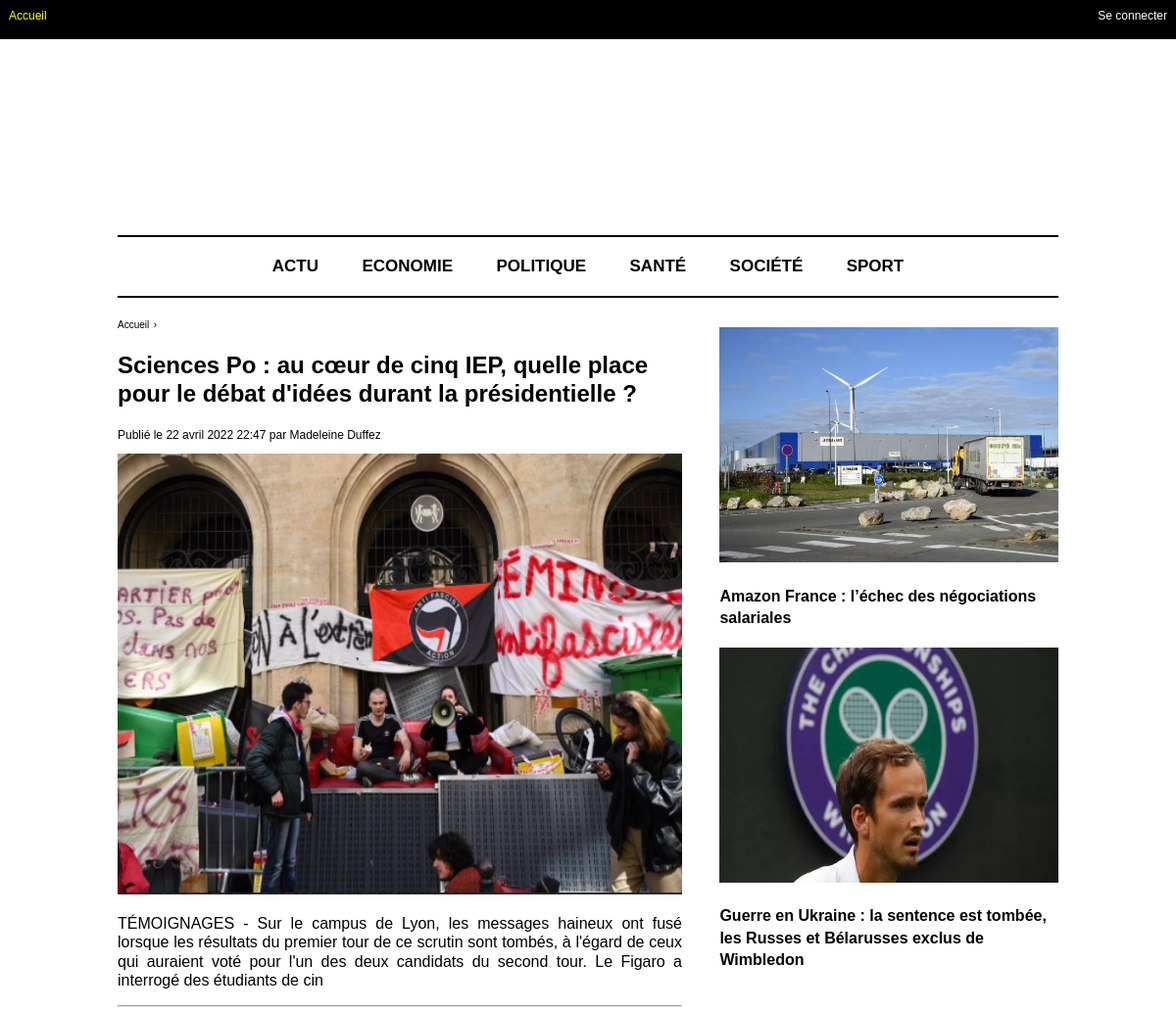
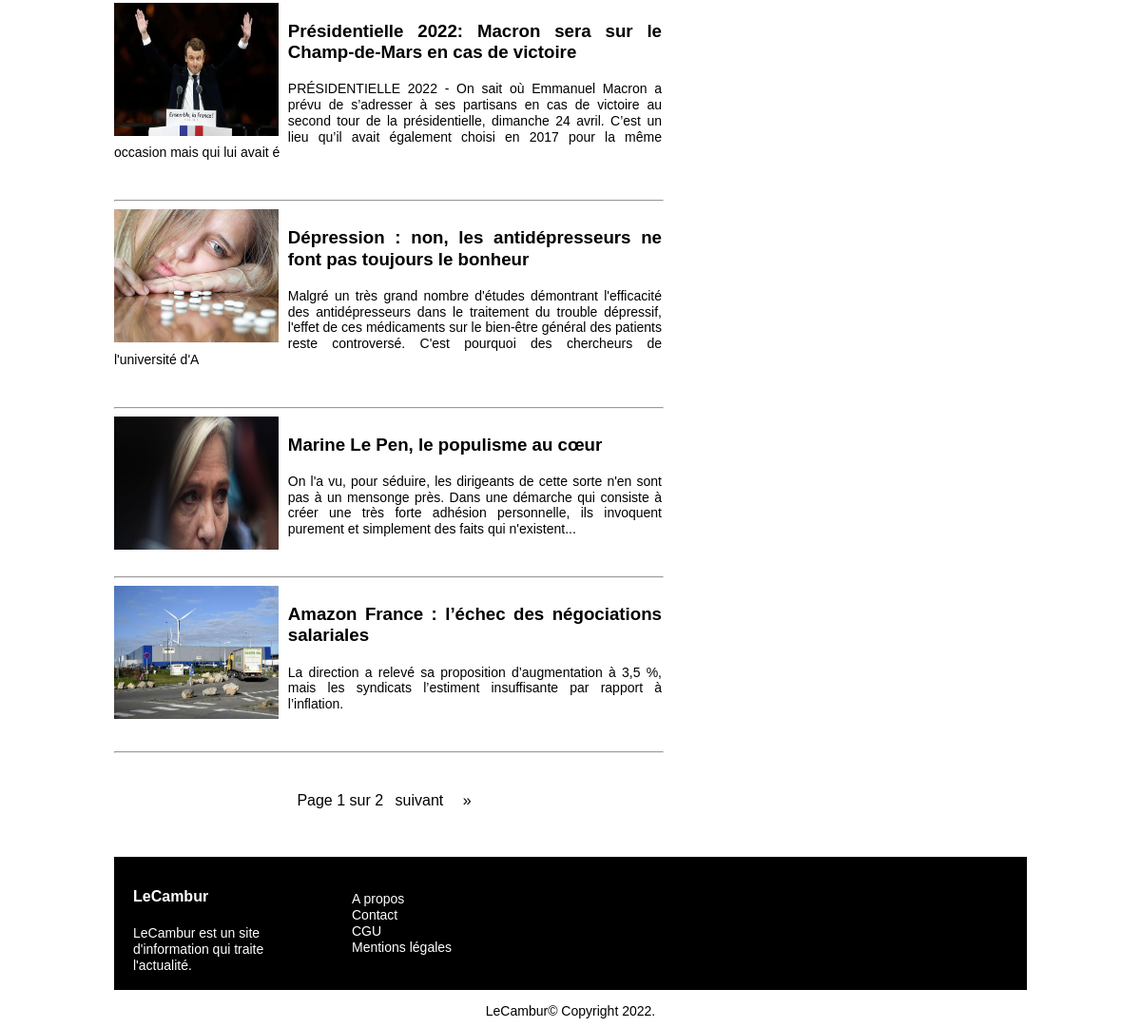
Screenshot of /category/actu/ with the database file from the repository (2 pictures, top to bottom).
### blog/models.py (models this page shows, shortened)
class Category(models.Model):
    name         = models.CharField(max_length=20, null=False)
    slug         = models.SlugField(max_length=20, unique=True)
    createdDate  = models.DateTimeField(auto_now_add=True)
    def get_absolute_url(self):
        return reverse('post_category', kwargs={'slug':self.slug})

class Post(models.Model):
    title           = models.CharField(max_length=160, null=False)
    summary         = models.CharField(max_length=255, null=True, blank=True)
    content         = models.TextField(null=False)
    slug            = models.SlugField(unique = True)
    image           = models.ImageField(upload_to='', blank=True)
    publishedDate   = models.DateTimeField(default=timezone.now)
    createdDate     = models.DateTimeField(auto_now_add=True)
    updatedDate     = models.DateTimeField(default=timezone.now)
    isPublished     = models.BooleanField(default=False)
    author          = models.ForeignKey(Author, on_delete=models.CASCADE)
    category        = models.ForeignKey(Category, on_delete=models.CASCADE)
    like            = models.ManyToManyField(Like, related_name='likes', blank=True)
    class Meta:
        ordering = ['-publishedDate']
    def get_absolute_url(self):
        return reverse('post_detail', kwargs={'slug':self.slug})

class Author(models.Model):
    firstName       = models.CharField(max_length=20, null=False)
    lastName        = models.CharField(max_length=20, null=True, blank=True)
    createdDate     = models.DateTimeField(auto_now_add=True)

### blog/views.py (the view, shortened to what this page needs)
# urls.py: path('category/<slug:slug>/', views.view_category, name='post_category'),
def view_category(request, slug):
       category = get_object_or_404(Category, slug=slug)
       if slug == 'actu':
           posts = Post.objects.all()
           paginator = Paginator(posts, 5)
           page_number = request.GET.get('page')
           page_obj = paginator.get_page(page_number)
           return render(request,'category.html',
            {'category': category,
             'posts': posts,
             'page_obj': page_obj
            })

### blog/context_processors.py (called while the page is built)
def categories(request):
    objects = Category.objects.order_by('name')
    return {'categories': objects}

### templates/category.html (shortened to what this page needs)
<!DOCTYPE html>
{% extends 'base.html' %}
{% load static %}
  <body> {% block content %}
    <div class="cat-main-left">
      <ul class="breadcrumb">
        <li><a href="{% url 'index' %}">Accueil</a></li>
        <li>&rsaquo;</li>
      </ul>
      <div class="cat-main-post"> {% for Post in posts|slice:":1" %}
        <h2 class="cat-main-title"><a href="{{ Post.get_absolute_url }}">{{ Post.title }}</a></h2>
        <p class="cat-main-date"> Publié le {{ Post.publishedDate }} par {{ Post.author.firstName }}
		{% if author.lastName %}
		  {{ Post.author.lastName }}
		{% else %}
          {{ Post.author.lastName|default:"" }}</p>
        {% endif %}
        <a href="{{ Post.get_absolute_url }}"><img src="{{ Post.image.url }}" alt="" style="height:450px;width:100%;"></a>
        <p class="cat-main-post-description">{{ Post.summary }}</p>{% endfor %}
      </div>
      <hr class="content-separator"></hr>
      <div class="list-category"> {% for Post in page_obj|slice:"1:" %}
        <div class="list-column">
          <a href="{{ Post.get_absolute_url }}"><img src="{{ Post.image.url }}" alt="" style="width:30%;height:140px;"></a>
          <h3 class="list-column-title"><a href="{{ Post.get_absolute_url }}">{{ Post.title }}</a></h3>
          <p class="list-column-description">{{ Post.summary }}</p>
        </div><br> <hr style="width:100%;text-align:left;margin-left:0">{% endfor %}
      </div>
      <div class="center-pagination">
        <div class="pagination">
             Page {{ page_obj.number }} sur {{ page_obj.paginator.num_pages }}
         {% if page_obj.has_next %}
             <a href="?page={{ page_obj.next_page_number }}">suivant</a>
             <a href="?page={{ page_obj.paginator.num_pages }}">&raquo;</a>
         {% endif %}
        </div>
      </div>
    </div>
    <div class="cat-right-sidebar"> {% for Post in posts|slice:"4:6" %}
      <div class="cat-right-post">
        <a href="{{ Post.get_absolute_url }}"><img src="{{ Post.image.url }}" alt="" style="width:100%;height:240px;"></a>
        <h3><a href="{{ Post.get_absolute_url }}">{{ Post.title }}</a></h3>
      </div> {% endfor %}
    </div>
  </body> {% endblock %}

### templates/base.html (shortened to what this page needs)
<!DOCTYPE html>
{% load static %}
<html lang="fr">
  <head>
    <link rel="stylesheet" href="{% static '/css/styles.css' %}">
  </head>
  <body>
     <div class="topnav">
           <a class="welcome" href="{% url 'index' %}">Accueil</a>
		       {% if user.is_authenticated %}
                   <a class="connect">Bonjour {{ user.username }} !</a>
                   <a class="connect" href="{% url 'logout' %}">Deconnexion</a>
               {% else %}
                   <a class="connect" href="{% url 'login' %}">Se connecter</a>
               {% endif %}
      </div>
      <div class="main">
          <div class="main-banner">
		  </div>
		  <nav class="sticky-nav">
              <ul>
                   {% if categories %}
                      {% for Category in categories %}
                          <li><a href="{{ Category.get_absolute_url }}">{{ Category.name|upper }}</a></li>
                      {% endfor %}
                  {% else %}
                      <p>No categories.</p>
                  {% endif %}
              </ul>
		  </nav>
          {% block content %}
          {% endblock %}
	      <div id="dashboard">
               <div class="dashboard-left">
                    <h4>LeCambur</h4>
                    <p>LeCambur est un site d'information qui traite l'actualité.</p>
               </div>
               <div class="dashboard-middle">
                   <ul class="legal">
                       <li><a href="{% url 'aboutus' %}">A propos</a></li>
                       <li><a href="{% url 'contact' %}">Contact</a></li>
                       <li><a href="#">CGU</a></li>
                       <li><a href="#">Mentions légales</a></li>
                   </ul>
              </div>
          </div>
          <div id="footer">
                <div class="footer-title">
                    <p>LeCambur© Copyright 2022.</p>
                </div>
          </div>
  </body>
</html>

### static/css/styles.css (style rules this page uses)
body { margin: 0; padding: 0; height: 100%; font-family: Tahoma, Geneva, sans-serif; line-height: 1.2; }
.topnav { background-color: #000000; height: 40px; }
.main { max-width: 80%; margin: auto; }
.main-banner { background-color: #ffffff; height: 200px; width: 100%; }
.sticky-nav { height: 60px; background-color: white; border-bottom: 2px solid black; border-top: 2px solid black }
.sticky-nav ul { text-align: center; list-style-type: none; margin: 0; padding: 0; }
.sticky-nav li { display: inline-block; padding:20px; }
.sticky-nav a { color: black; font-weight: bold; font-size: 17px; text-decoration: none; }
.welcome { float: left; }
a.welcome { color: white; padding: 9px; font-size: 12px; text-decoration: none; }
.connect { float: right; }
a.connect { color: white; padding:9px; font-size: 12px; text-decoration: none; }
.main::after { content: ""; clear: both; display: table; }
.cat-main-left { width: 60%; float: left; }
.cat-main-left { clear: left; }
.cat-main-title a { text-decoration: none; color: black; }
.cat-main-date { color: black; font-size: 12px; }
.cat-main-post-description { text-align: justify; }
.list-column { overflow: hidden; }
.list-column img { float: left; margin-right: 10px; }
.list-column-title a { color: black; text-decoration: none; text-align: justify; }
.list-column-title { text-align: justify; }
.list-column-description { color: black; font-size: 14px; text-align: justify; }
.cat-right-sidebar { width: 36%; margin-top: 20px; float: right; }
.cat-right-post { margin-top: 10px; }
.cat-right-post a { text-decoration: none; color: black; font-size: 16px; }
.cat-right-sidebar::after { clear: right; }
ul.breadcrumb { list-style: none; padding: 0; }
ul.breadcrumb li { display: inline; font-size: 10px; }
ul.breadcrumb li a { color: black; text-decoration: none; }
.pagination { display: inline-block; }
.pagination a { color: black; padding: 5px 8px; text-decoration: none; }
.center-pagination { text-align: center; margin-top: 40px; }
#dashboard { float: left; background-color: black; height: 140px; width: 100%; margin-top: 50px; }
.dashboard-left { float: left; width: 200px; margin-left: 20px; margin-top: 10px; }
.dashboard-left h4 { color: white; font-size: 16px; }
.dashboard-left p { color: white; font-size: 14px; }
.dashboard-middle { float: left; width: 140px; margin-left: 30px; margin-top: 20px; }
ul.legal { list-style: none; padding: 0; }
ul.legal li { display: block; font-size: 14px; }
ul.legal li a { color: white; text-decoration: none; }
#footer { float: left; padding:0; margin:0; background-color: white; height: 40px; width: 100%; }
.footer-title { text-align: center; color: black; font-size: 14px; }

### rows the page displays
Category: name "ACTU"
Category: name "ECONOMIE"
Category: name "POLITIQUE"
Category: name "SANTÉ"
Category: name "SOCIÉTÉ"
Category: name "SPORT"
Post: title "Sciences Po : au cœur de cinq IEP, quelle place pour le débat d'idées durant la présidentielle ?", publishedDate "22 avril 2022 22:47", author.firstName "Madeleine", author.lastName "Duffez", image (picture), summary "TÉMOIGNAGES - Sur le campus de Lyon, les messages haineux ont fusé lorsque les résultats du premier tour de ce scrutin sont tombés, à l'égard de ceux qui auraient voté pour l'un des deux candidats du second tour. Le Figaro a interrogé des étudiants de cin"
Post: image (picture), title "Présidentielle 2022: Macron sera sur le Champ-de-Mars en cas de victoire", summary "PRÉSIDENTIELLE 2022 - On sait où Emmanuel Macron a prévu de s’adresser à ses partisans en cas de victoire au second tour de la présidentielle, dimanche 24 avril. C’est un lieu qu’il avait également choisi en 2017 pour la même occasion mais qui lui avait é"
Post: image (picture), title "Dépression : non, les antidépresseurs ne font pas toujours le bonheur", summary "Malgré un très grand nombre d'études démontrant l'efficacité des antidépresseurs dans le traitement du trouble dépressif, l'effet de ces médicaments sur le bien-être général des patients reste controversé. C'est pourquoi des chercheurs de l'université d'A"
Post: image (picture), title "Marine Le Pen, le populisme au cœur", summary "On l'a vu, pour séduire, les dirigeants de cette sorte n'en sont pas à un mensonge près. Dans une démarche qui consiste à créer une très forte adhésion personnelle, ils invoquent purement et simplement des faits qui n'existent..."
Post: image (picture), title "Amazon France : l’échec des négociations salariales", summary "La direction a relevé sa proposition d’augmentation à 3,5 %, mais les syndicats l’estiment insuffisante par rapport à l’inflation."
Post: image (picture), title "Guerre en Ukraine : la sentence est tombée, les Russes et Bélarusses exclus de Wimbledon"

### other values shown
{{ page_obj.number }} "1"
{{ page_obj.paginator.num_pages }} "2"
